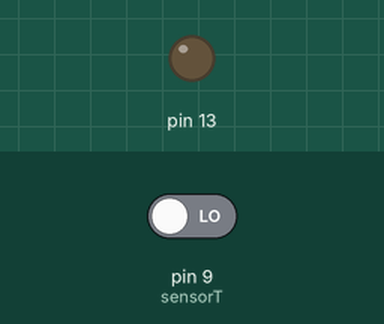
Simulated run of this sketch. Board: Arduino Uno, built with avr-gcc and run on an emulated ATmega328P. Shown: output pins drawn as LEDs (lit = HIGH). The inputs (shaded band) are chosen by the test bench; at power-on: pin 9 (sensorT) LOW.

Above: at 1.2 s.
1.3 s: pin 9 (sensorT) driven HIGH
At 2.5 s:
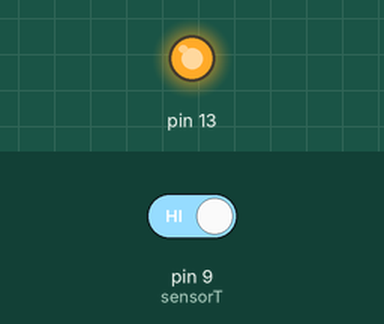
2.8 s: pin 9 (sensorT) driven LOW
At 3.7 s:
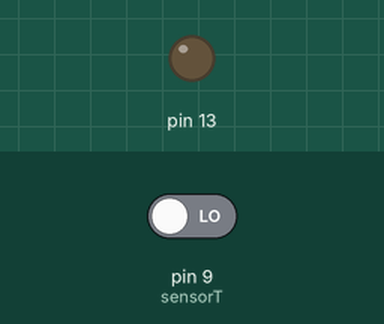
Timing chart, 0 to 5.8 s (numbered marks = the images above; inputs shaded):
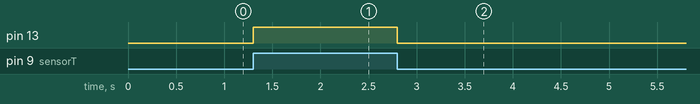

Measured:
- after the input at 1.3 s, pin 13: LOW → HIGH at once
- after the input at 2.8 s, pin 13: HIGH → LOW at once

The sketch:

sensorT.ino
```cpp
# define sensorT 9

void setup() {
  // put your setup code here, to run once:
pinMode(13, OUTPUT);
pinMode(sensorT,INPUT);
}

void loop() {
  // put your main code here, to run repeatedly:
digitalWrite(13,digitalRead(sensorT));
}
```
